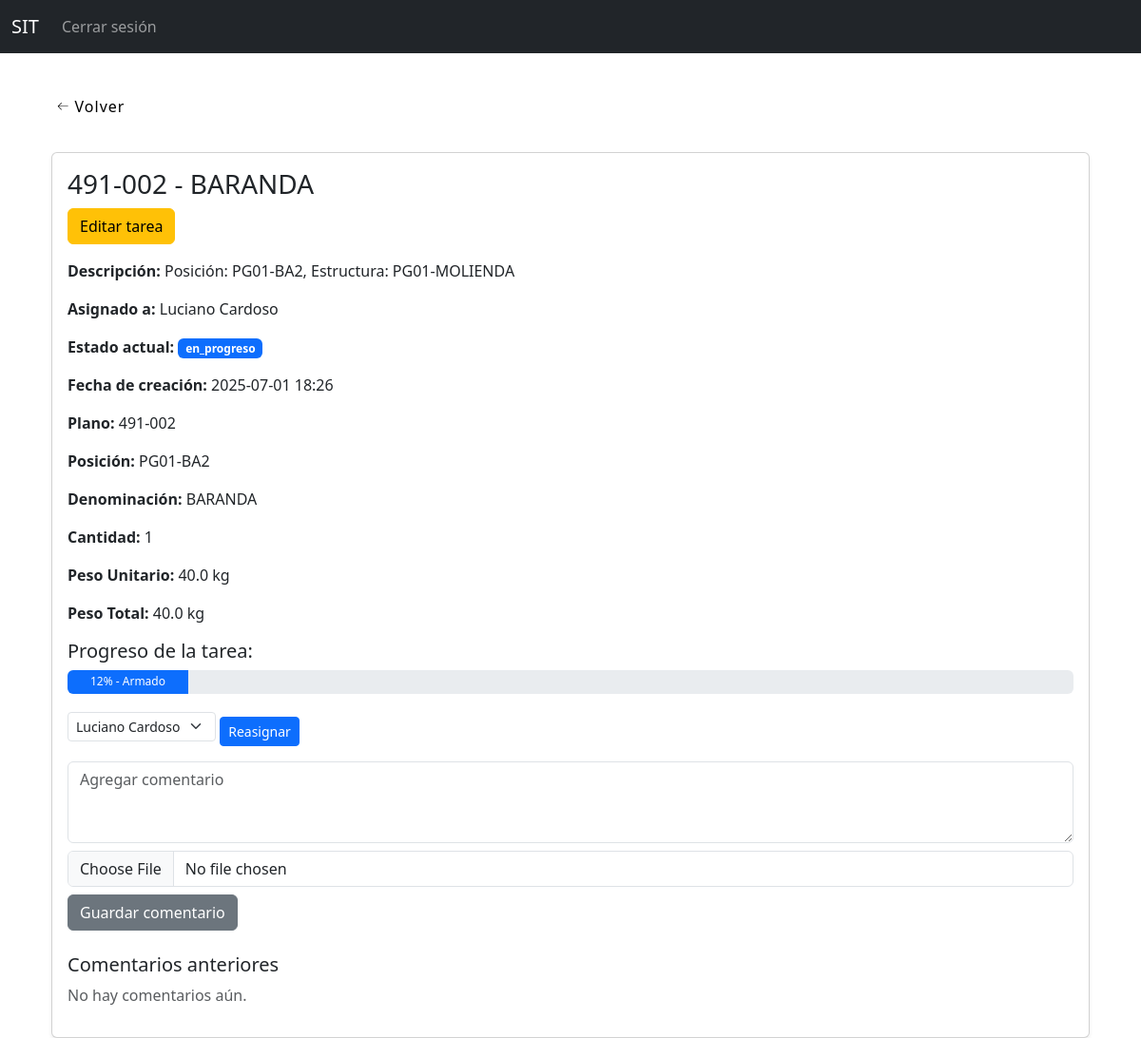
/10655/ (signed in), run on the app's committed database.
### tareas_app/models.py (models this page shows, shortened)
class Tarea(models.Model):
    titulo = models.CharField(max_length=100)
    sector = models.CharField(max_length=30, choices=SECTOR, default='pendiente')
    descripcion = models.TextField()
    asignado_a = models.ForeignKey(Empleado, on_delete=models.SET_NULL, null=True, blank=True, related_name="tareas_asignadas")
    creada_por = models.ForeignKey(Empleado, null=True, blank=True, on_delete=models.SET_NULL)
    fecha_creacion = models.DateTimeField(auto_now_add=True)
    plano = models.ImageField(upload_to='planos/', null=True, blank=True)
    estado = models.CharField(max_length=20, choices=ESTADOS, default='pendiente')
    orden = models.ForeignKey(OrdenDeTrabajo, related_name='tareas', on_delete=models.CASCADE, null=True, blank=True)
    estructura = models.CharField(max_length=100, blank=True)
    plano_codigo = models.CharField(max_length=50, blank=True)
    posicion = models.CharField(max_length=50, blank=True)
    denominacion = models.CharField(max_length=100, blank=True)
    cantidad = models.IntegerField(null=True, blank=True)
    peso_unitario = models.FloatField(null=True, blank=True)
    peso_total = models.FloatField(null=True, blank=True)
    agente_externo = models.ForeignKey(AgenteExterno, null=True, blank=True, on_delete=models.SET_NULL)
    operarios = models.ManyToManyField(Empleado, related_name='tareas_operadas', blank=True)
    pdf_url = models.URLField(blank=True, null=True)

class Empleado(models.Model):
    usuario = models.OneToOneField(User, on_delete=models.CASCADE, null=True, blank=True)
    nombre = models.CharField(max_length=100)
    perfil = models.CharField(max_length=50, choices=PERFILES)
    es_externo = models.BooleanField(default=False)
    @property
    def nombre_completo(self):
        if self.usuario and (self.usuario.first_name or self.usuario.last_name):
            return f"{self.usuario.first_name} {self.usuario.last_name}".strip()
        return self.nombre

### tareas_app/views.py (the view, shortened to what this page needs)
# urls.py: path('<int:tarea_id>/', views.detalle_tarea, name='detalle_tarea'),
@login_required
def detalle_tarea(request, tarea_id):
    tarea = get_object_or_404(Tarea, id=tarea_id)
    empleado = Empleado.objects.get(usuario=request.user)
    porcentaje, sector_legible = calcular_progreso_por_sector(tarea.sector, tarea.estado)
    es_calidad = empleado.perfil == 'calidad'
    es_jefe_produccion = empleado.perfil == 'produccion'
    puede_ver = empleado.perfil in ['administrador', 'produccion', 'ppc', 'ingenieria', 'calidad', 'despacho']
    puede_comentar = empleado.perfil in ['ingenieria', 'produccion', 'calidad', 'administrador']
    if not puede_ver:
        return HttpResponseForbidden("No tenés permiso para ver esta tarea.")
    mostrar_reasignacion_rechazada = (puede_asignar and tarea.estado == 'rechazado')
    context = {
        'tarea': tarea,
        'es_calidad': es_calidad,
        'es_jefe_produccion': es_jefe_produccion,
        'comentarios': tarea.comentarios.select_related('autor').order_by('fecha_creacion'),
        'comentario_form': ComentarioForm(),
        'puede_comentar': puede_comentar,
        'perfil_usuario': empleado.perfil,
        'porcentaje': porcentaje,
        'sector_legible': sector_legible,
        'mostrar_reasignacion_rechazada': mostrar_reasignacion_rechazada,
    }
    if puede_asignar(empleado):
        context.update({
            'operarios': Empleado.objects.filter(perfil__in=['armador', 'soldador']),
            'agentes_externos': AgenteExterno.objects.filter,
            'puede_asignar': True,
        })
    return render(request, 'tareas/detalle_tarea.html', context)

### tareas_app/forms.py
class ComentarioForm(forms.ModelForm):
    class Meta:
        model = Comentario
        fields = ['texto', 'imagen']

### tareas_app/views.py (called while the page is built)
def puede_asignar(empleado):
    return empleado.perfil in ['administrador', 'produccion', 'ingenieria']

def calcular_progreso_por_sector(sector_actual, estado_actual=None):
    if estado_actual == 'finalizada':
        return 100, 'Finalizada'
    try:
        indice = SECTORES_PROGRESO.index(sector_actual)
        porcentaje = int((indice + 1) / len(SECTORES_PROGRESO) * 100)
        sector_legible = sector_actual.replace("_", " ").capitalize()
        return porcentaje, sector_legible
    except ValueError:
        return 0, "Sin sector"

### templates/tareas/detalle_tarea.html (shortened to what this page needs)
{% extends "base.html" %}
{% block content %}
<button class="back-button" onclick="history.back()">
  <span>Volver</span>
</button>
<div class="container mt-4">
    <div class="card shadow-sm">
        <div class="card-body">
            <h3 class="card-title">{{ tarea.titulo }}</h3>
            {% if perfil_usuario in 'ingenieria administrador' %}
  <a href="{% url 'editar_tarea' tarea.id %}" class="btn btn-warning mb-3">Editar tarea</a>
{% endif %}
            <p class="card-text"><strong>Descripción:</strong> {{ tarea.descripcion }}</p>
            <p class="card-text"><strong>Asignado a:</strong>
                {% if tarea.asignado_a %}
                    {{ tarea.asignado_a.nombre_completo }}
                {% elif tarea.agente_externo %}
                    {{ tarea.agente_externo.nombre }} <span class="badge bg-secondary">Externo</span>
                {% else %}
                    <span class="text-muted">Sin asignar</span>
                {% endif %}
            </p>
            <p class="card-text"><strong>Estado actual:</strong>
                <span class="badge bg-primary">{{ tarea.estado }}</span>
            </p>
            <p class="card-text"><strong>Fecha de creación:</strong> {{ tarea.fecha_creacion|date:"Y-m-d H:i" }}</p>
            <p class="card-text"><strong>Plano:</strong> {{ tarea.plano_codigo }}</p>
            <p class="card-text"><strong>Posición:</strong> {{ tarea.posicion }}</p>
            <p class="card-text"><strong>Denominación:</strong> {{ tarea.denominacion }}</p>
            <p class="card-text"><strong>Cantidad:</strong> {{ tarea.cantidad }}</p>
            <p class="card-text"><strong>Peso Unitario:</strong> {{ tarea.peso_unitario }} kg</p>
            <p class="card-text"><strong>Peso Total:</strong> {{ tarea.peso_total }} kg</p>
<h5>Progreso de la tarea:</h5>
<div class="progress mb-3" style="height: 25px;">
  <div class="progress-bar {% if porcentaje == 100 %}bg-success{% endif %}" role="progressbar"
       style="width: {{ porcentaje }}%;" aria-valuenow="{{ porcentaje }}"
       aria-valuemin="0" aria-valuemax="100">
    {{ porcentaje }}% - {{ sector_legible }}
  </div>
</div>
             {% if tarea.estado == 'en_progreso' or tarea.estado == 'rechazado' %}
  {% if puede_asignar %}
<form method="post" class="mt-3">
    <select name="asignado_id" class="form-select form-select-sm d-inline w-auto" onchange="detCheckTercerizado(this)">
        {% for operario in operarios %}
            <option value="{{ operario.id }}" {% if tarea.asignado_a == operario %}selected{% endif %}>{{ operario.nombre_completo }}</option>
        {% endfor %}
    </select>
    <button type="submit" class="btn btn-sm btn-primary mt-2">Reasignar</button>
</form>
{% endif %}
{% endif %}
            {% if puede_comentar %}
            <form method="post" enctype="multipart/form-data" class="mt-3">
                <textarea name="texto" class="form-control mb-2" rows="3" placeholder="Agregar comentario"></textarea>
                <input type="file" name="imagen" class="form-control mb-2">
                <button type="submit" class="btn btn-secondary">Guardar comentario</button>
            </form>
            <h5 class="mt-4">Comentarios anteriores</h5>
{% for comentario in comentarios %}
  <div class="border rounded p-2 mb-2">
    <div class="d-flex justify-content-between">
      <strong>{{ comentario.autor.nombre }}</strong>
      <small class="text-muted">{{ comentario.fecha_creacion|date:"d/m/Y H:i" }}</small>
    </div>
    <p class="mb-1">{{ comentario.texto }}</p>
    {% if comentario.imagen %}
      <img src="{{ comentario.imagen.url }}" alt="Imagen comentario" class="img-thumbnail mt-2" style="max-height: 200px; cursor: pointer;" onclick="showImage(this.src)">
    {% endif %}
  </div>
{% empty %}
  <p class="text-muted">No hay comentarios aún.</p>
{% endfor %}
            {% endif %}
        </div>
    </div>
</div>
{% endblock %}

### templates/base.html (style rules this page uses)
.back-button { display: flex; height: 3em; width: 100px; align-items: center; justify-content: center; background-color: #eeeeee4b; border-radius: 3px; letter-spacing: 1px; transition: all 0.2s linear; cursor: pointer; border: none; background: #fff; }
button > svg { margin-right: 5px; margin-left: 5px; font-size: 20px; transition: all 0.4s ease-in; }

### data on the page
Tarea: titulo "491-002 - BARANDA", descripcion "Posición: PG01-BA2, Estructura: PG01-MOLIENDA", asignado_a.nombre_completo "Luciano Cardoso", estado "en_progreso", fecha_creacion "2025-07-01 18:26", plano_codigo "491-002", posicion "PG01-BA2", denominacion "BARANDA", cantidad "1", peso_unitario "40.0", peso_total "40.0", sector "Armado", asignado_id "Luciano Cardoso"

### other printed values
{{ porcentaje }} "12"
